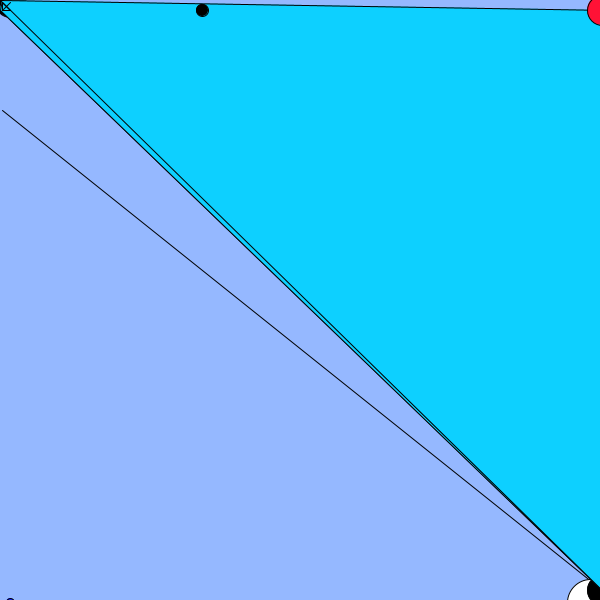
Frame 1 (no input)
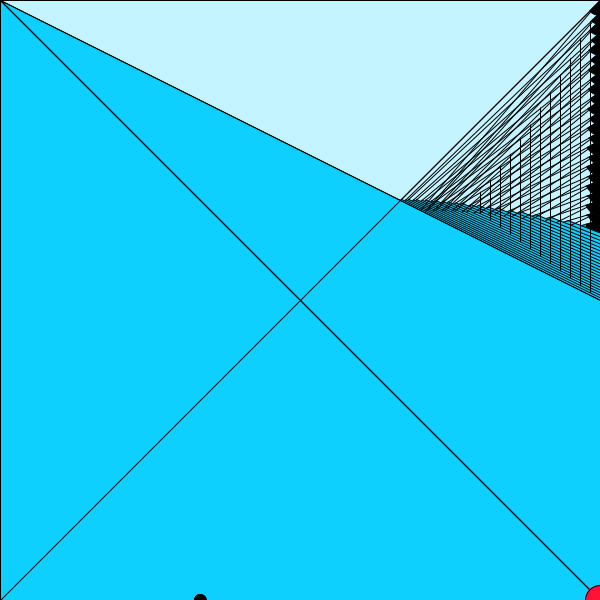
Frame 60 (the mouse pressed at the canvas centre just before this capture)
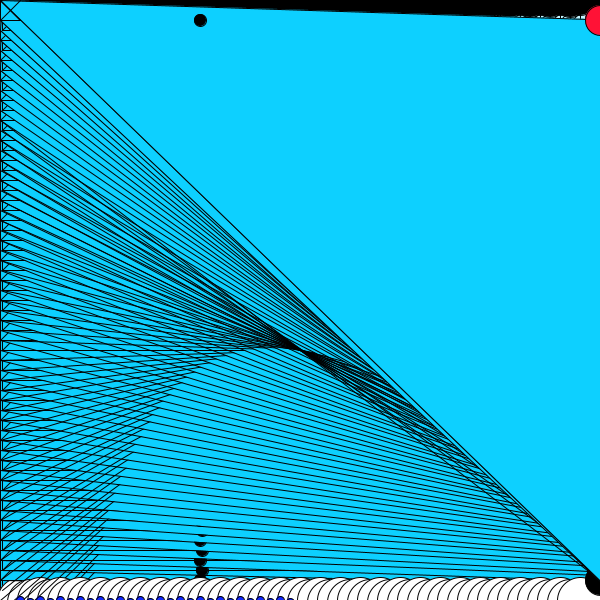
Frame 120 (the mouse held since frame 60 and released just before this capture)

The Processing sketch that drew these frames (run headless with seeded random() and noise(); from frame 60 on, the mouse is pressed at the canvas centre):

// Processing sketch: processing_144350
// ── processing_144350.pde

// Konkuk University
// Department of Dynamic Media
// SOS iDesign
// Name: Joo Yong Gill
// ID: 201420108

int x = 0;
int y = 0;
int xspeed = 2;
int yspeed = 10;
int zspeed = 11;

void setup() {
  background(149, 184, 255);
  size (600, 600);
  smooth();
}

void draw() {


  x = x + xspeed;
  y = y + yspeed;

  if ((x > width) || (x < 8)) {
    xspeed = xspeed * -1;
  }
  if ((y > height) || (y < 8)) {
    yspeed = yspeed * -1;
  }

  stroke(0);
  fill(0);
  ellipse(y, x, 30, 30);
  line(width+x, width-y, x, y+100);

  stroke(0);
  fill(125, 18, 250);
  ellipse(width+x, width-y, 20, 20);
  line(x, x, x, y);

  stroke(0);
  fill(255);
  ellipse(width-50, height+30, 25, 25);
  line(y, x, x, x);

  stroke(0);
  fill(255);
  ellipse(width-y, height+x, 45, 45);
  line(y, x, y, y);

  stroke(4);
  strokeWeight(1);
  fill(0);
  ellipse(width+x, width-y, 30, 30);
  line(y, y, x, x);

  stroke(1);
  strokeWeight(1);
  fill(196, 244, 255);
  triangle(x, 0, 0, y, width+x, height-y);
  line(y, y, x, x);

  stroke(1);
  strokeWeight(1);
  fill(13, 208, 255);
  triangle(x, 0, 0, y, width+y, height-x);
  line(y, y, x, x);


 stroke(1);
  strokeWeight(1);
  fill(13, 208, 255);
  triangle(0, 0, width+y, y, width+y, height-x);
  line(y, y, x, x);



  stroke(2);
  fill(18, 39, 255);
  ellipse(y, width+x, 8, 8);
  line(x, y, x, x);

  stroke(2);
  fill(0);
  ellipse(x+200, y, 12, 12);
  line(x, y, y, y);

  stroke(2);
  fill(255, 18, 54);
  ellipse(width+x, y, 30, 30);

  line(x, y, y, x);
}
